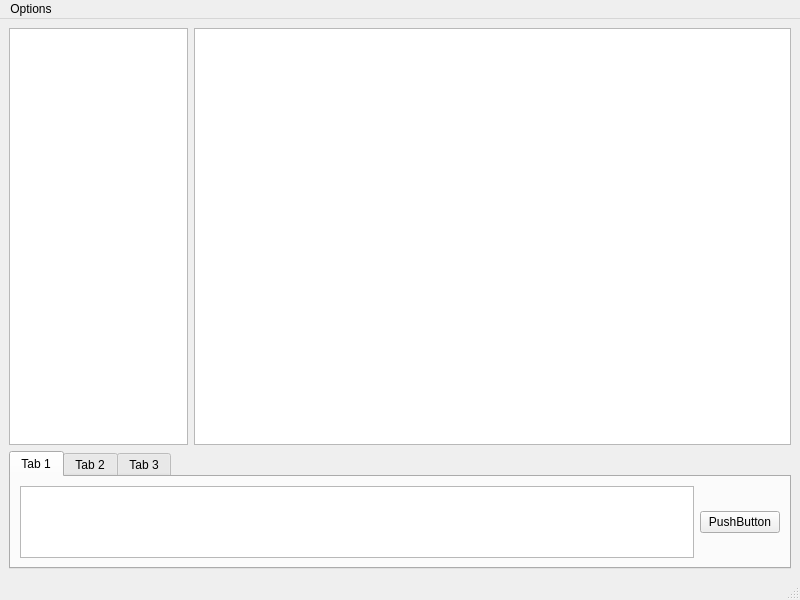
<?xml version="1.0" encoding="UTF-8"?>
<ui version="4.0">
 <class>MainWindow</class>
 <widget class="QMainWindow" name="MainWindow">
  <property name="geometry">
   <rect>
    <x>0</x>
    <y>0</y>
    <width>800</width>
    <height>600</height>
   </rect>
  </property>
  <property name="windowTitle">
   <string>MainWindow</string>
  </property>
  <widget class="QWidget" name="centralwidget">
   <layout class="QGridLayout" name="gridLayout_main" rowstretch="100,25" columnstretch="30,100">
    <item row="0" column="0">
     <widget class="QListWidget" name="connectionList"/>
    </item>
    <item row="0" column="1">
     <widget class="QListWidget" name="chatWindow"/>
    </item>
    <item row="1" column="0" colspan="2">
     <widget class="QTabWidget" name="tabWidget">
      <property name="currentIndex">
       <number>0</number>
      </property>
      <widget class="QWidget" name="tab_msg">
       <attribute name="title">
        <string>Tab 1</string>
       </attribute>
       <layout class="QGridLayout" name="gridLayout">
        <item row="0" column="1">
         <widget class="QPushButton" name="sendButton_0">
          <property name="text">
           <string>PushButton</string>
          </property>
         </widget>
        </item>
        <item row="0" column="0">
         <widget class="QPlainTextEdit" name="messageEdit">
          <property name="sizePolicy">
           <sizepolicy hsizetype="Expanding" vsizetype="Expanding">
            <horstretch>0</horstretch>
            <verstretch>0</verstretch>
           </sizepolicy>
          </property>
         </widget>
        </item>
       </layout>
      </widget>
      <widget class="QWidget" name="tab_file">
       <attribute name="title">
        <string>Tab 2</string>
       </attribute>
       <layout class="QGridLayout" name="gridLayout_2">
        <item row="0" column="1">
         <widget class="QPushButton" name="pickButton">
          <property name="text">
           <string>PushButton</string>
          </property>
         </widget>
        </item>
        <item row="0" column="0">
         <widget class="QLineEdit" name="pathEdit"/>
        </item>
        <item row="0" column="2">
         <widget class="QPushButton" name="sendButton_1">
          <property name="text">
           <string>PushButton</string>
          </property>
          <property name="flat">
           <bool>false</bool>
          </property>
         </widget>
        </item>
        <item row="1" column="0" colspan="3">
         <widget class="QProgressBar" name="progressBar">
          <property name="value">
           <number>24</number>
          </property>
          <property name="invertedAppearance">
           <bool>false</bool>
          </property>
         </widget>
        </item>
       </layout>
      </widget>
      <widget class="QWidget" name="tab_info">
       <attribute name="title">
        <string>Tab 3</string>
       </attribute>
       <layout class="QFormLayout" name="formLayout">
        <property name="fieldGrowthPolicy">
         <enum>QFormLayout::AllNonFixedFieldsGrow</enum>
        </property>
        <property name="labelAlignment">
         <set>Qt::AlignCenter</set>
        </property>
        <property name="formAlignment">
         <set>Qt::AlignLeading|Qt::AlignLeft|Qt::AlignVCenter</set>
        </property>
        <item row="0" column="0">
         <widget class="QLabel" name="label_ip">
          <property name="text">
           <string>TextLabel</string>
          </property>
         </widget>
        </item>
        <item row="0" column="1">
         <widget class="QLabel" name="label_ip_val">
          <property name="text">
           <string>TextLabel</string>
          </property>
         </widget>
        </item>
        <item row="1" column="0">
         <widget class="QLabel" name="label_port">
          <property name="text">
           <string>TextLabel</string>
          </property>
         </widget>
        </item>
        <item row="1" column="1">
         <widget class="QLabel" name="label_port_val">
          <property name="text">
           <string>TextLabel</string>
          </property>
         </widget>
        </item>
        <item row="2" column="0">
         <widget class="QLabel" name="label_security">
          <property name="text">
           <string>TextLabel</string>
          </property>
         </widget>
        </item>
        <item row="2" column="1">
         <widget class="QLabel" name="label_security_val">
          <property name="text">
           <string>TextLabel</string>
          </property>
         </widget>
        </item>
       </layout>
      </widget>
     </widget>
    </item>
   </layout>
  </widget>
  <widget class="QMenuBar" name="menubar">
   <property name="geometry">
    <rect>
     <x>0</x>
     <y>0</y>
     <width>800</width>
     <height>21</height>
    </rect>
   </property>
   <widget class="QMenu" name="menuOptions">
    <property name="title">
     <string>Options</string>
    </property>
    <addaction name="actionConnect_To"/>
   </widget>
   <addaction name="menuOptions"/>
  </widget>
  <widget class="QStatusBar" name="statusbar"/>
  <action name="actionConnect_To">
   <property name="text">
    <string>Connect To</string>
   </property>
  </action>
 </widget>
 <resources/>
 <connections/>
</ui>
